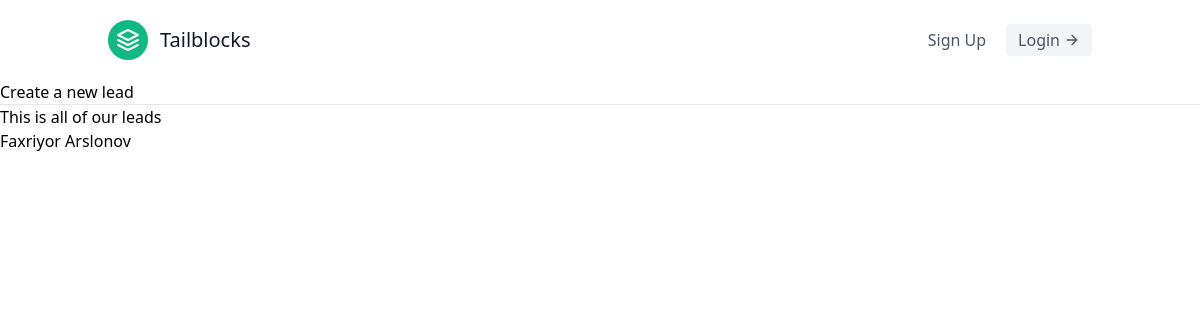
The page /leads/ on the database as committed earlier.
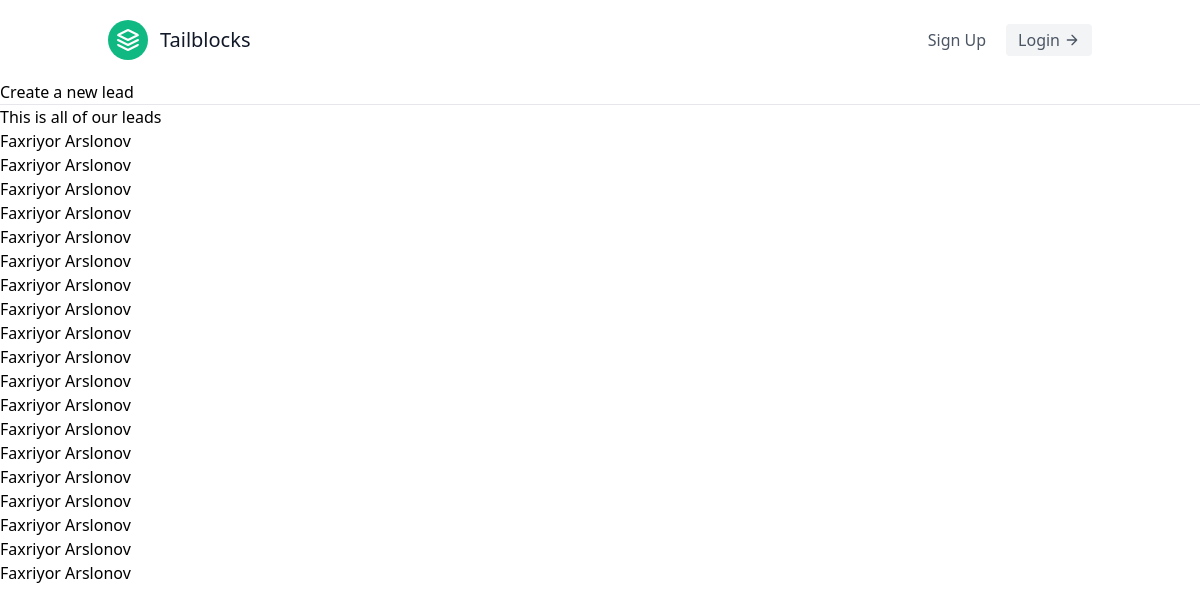
The same page on the database as committed later.
### leads/models.py (models this page shows, shortened)
class Lead(models.Model):
    first_name = models.CharField(max_length=20)
    last_name = models.CharField(max_length=20)
    age = models.IntegerField(default=0)
    agent = models.ForeignKey("Agent",on_delete=models.CASCADE)

### leads/views.py (the view)
# urls.py: path('',leads_list, name='lead-list'),
def leads_list(request):
    leads = Lead.objects.all()
    context = {"leads":leads}
    return render(request, "leads/leads_list.html", context)

### leads/templates/leads/leads_list.html
<!DOCTYPE html>
{% extends "base.html" %}
{% block content %}
<body>
    <a href="{% url 'leads:lead_create' %}">Create a new lead</a>
    <hr/>
    <h1>This is all of our leads</h1>
    {% for lead in leads %}
    <div class="lead">
        <a href="{% url 'leads:lead_detail' lead.pk %}">{{lead.first_name}} {{lead.last_name}}</a>
    </div>
    {% endfor %}
{% endblock content %}

### templates/base.html (shortened to what this page needs)
<!DOCTYPE html>
<html lang="en">
<head>
    <link href="https://unpkg.com/tailwindcss@^2/dist/tailwind.min.css" rel="stylesheet">
</head>
<body>
    <div class="max-w-7xl mx-auto">
        {% include 'navbar.html' %}
        {% block content %}
        {% endblock content %}
    </div>
</body>
</html>

### templates/navbar.html
<header class="text-gray-600 body-font">
    <div class="container mx-auto flex flex-wrap p-5 flex-col md:flex-row items-center">
      <a class="flex title-font font-medium items-center text-gray-900 mb-4 md:mb-0">
        <svg xmlns="http://www.w3.org/2000/svg" fill="none" stroke="currentColor" stroke-linecap="round" stroke-linejoin="round" stroke-width="2" class="w-10 h-10 text-white p-2 bg-green-500 rounded-full" viewBox="0 0 24 24">
          <path d="M12 2L2 7l10 5 10-5-10-5zM2 17l10 5 10-5M2 12l10 5 10-5"></path>
        </svg>
        <span class="ml-3 text-xl">Tailblocks</span>
      </a>
      <nav class="md:ml-auto flex flex-wrap items-center text-base justify-center">
        <a class="mr-5 hover:text-gray-900">Sign Up</a>
      </nav>
      <a href="#" class="inline-flex items-center bg-gray-100 border-0 py-1 px-3 focus:outline-none hover:bg-gray-200 rounded text-base mt-4 md:mt-0">
          Login
        <svg fill="none" stroke="currentColor" stroke-linecap="round" stroke-linejoin="round" stroke-width="2" class="w-4 h-4 ml-1" viewBox="0 0 24 24">
          <path d="M5 12h14M12 5l7 7-7 7"></path>
        </svg>
    </a>
    </div>
  </header>

Rows that differ between the two databases and show on the page:
added Lead: first_name "Faxriyor", last_name "Arslonov"
added Lead: first_name "Faxriyor", last_name "Arslonov"
added Lead: first_name "Faxriyor", last_name "Arslonov"
added Lead: first_name "Faxriyor", last_name "Arslonov"
added Lead: first_name "Faxriyor", last_name "Arslonov"
added Lead: first_name "Faxriyor", last_name "Arslonov"
added Lead: first_name "Faxriyor", last_name "Arslonov"
added Lead: first_name "Faxriyor", last_name "Arslonov"
added Lead: first_name "Faxriyor", last_name "Arslonov"
added Lead: first_name "Faxriyor", last_name "Arslonov"
added Lead: first_name "Faxriyor", last_name "Arslonov"
added Lead: first_name "Faxriyor", last_name "Arslonov"
added Lead: first_name "Faxriyor", last_name "Arslonov"
added Lead: first_name "Faxriyor", last_name "Arslonov"
added Lead: first_name "Faxriyor", last_name "Arslonov"
added Lead: first_name "Faxriyor", last_name "Arslonov"
added Lead: first_name "Faxriyor", last_name "Arslonov"
added Lead: first_name "Faxriyor", last_name "Arslonov"
